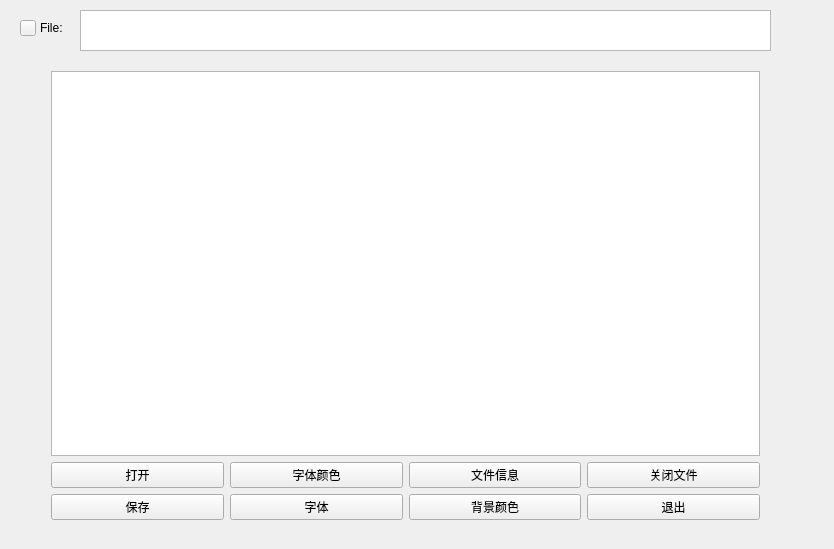
<?xml version="1.0" encoding="UTF-8"?>
<ui version="4.0">
 <class>MainWindow</class>
 <widget class="QMainWindow" name="MainWindow">
  <property name="geometry">
   <rect>
    <x>0</x>
    <y>0</y>
    <width>834</width>
    <height>549</height>
   </rect>
  </property>
  <property name="windowTitle">
   <string>MainWindow</string>
  </property>
  <widget class="QWidget" name="centralWidget">
   <widget class="QWidget" name="layoutWidget">
    <property name="geometry">
     <rect>
      <x>40</x>
      <y>60</y>
      <width>731</width>
      <height>471</height>
     </rect>
    </property>
    <layout class="QGridLayout" name="gridLayout">
     <item row="2" column="0">
      <widget class="QPushButton" name="savebtn">
       <property name="text">
        <string>保存</string>
       </property>
      </widget>
     </item>
     <item row="1" column="3">
      <widget class="QPushButton" name="cosebtn">
       <property name="text">
        <string>关闭文件</string>
       </property>
      </widget>
     </item>
     <item row="0" column="0" colspan="4">
      <widget class="QTextEdit" name="textEdit"/>
     </item>
     <item row="1" column="0">
      <widget class="QPushButton" name="openbtn">
       <property name="text">
        <string>打开</string>
       </property>
      </widget>
     </item>
     <item row="2" column="1">
      <widget class="QPushButton" name="fontbtn">
       <property name="text">
        <string>字体</string>
       </property>
      </widget>
     </item>
     <item row="1" column="2">
      <widget class="QPushButton" name="infobtn">
       <property name="text">
        <string>文件信息</string>
       </property>
      </widget>
     </item>
     <item row="2" column="3">
      <widget class="QPushButton" name="exitbtn">
       <property name="text">
        <string>退出</string>
       </property>
      </widget>
     </item>
     <item row="2" column="2">
      <widget class="QPushButton" name="backgcbtn">
       <property name="text">
        <string>背景颜色</string>
       </property>
      </widget>
     </item>
     <item row="1" column="1">
      <widget class="QPushButton" name="fontcol">
       <property name="text">
        <string>字体颜色</string>
       </property>
      </widget>
     </item>
    </layout>
   </widget>
   <widget class="QLabel" name="labb">
    <property name="geometry">
     <rect>
      <x>40</x>
      <y>20</y>
      <width>72</width>
      <height>15</height>
     </rect>
    </property>
    <property name="text">
     <string>File:</string>
    </property>
   </widget>
   <widget class="QPushButton" name="stabtn">
    <property name="geometry">
     <rect>
      <x>20</x>
      <y>20</y>
      <width>16</width>
      <height>16</height>
     </rect>
    </property>
    <property name="text">
     <string/>
    </property>
   </widget>
   <widget class="QTextBrowser" name="fileLabel">
    <property name="geometry">
     <rect>
      <x>80</x>
      <y>10</y>
      <width>691</width>
      <height>41</height>
     </rect>
    </property>
   </widget>
  </widget>
 </widget>
 <layoutdefault spacing="6" margin="11"/>
 <resources/>
 <connections/>
</ui>
